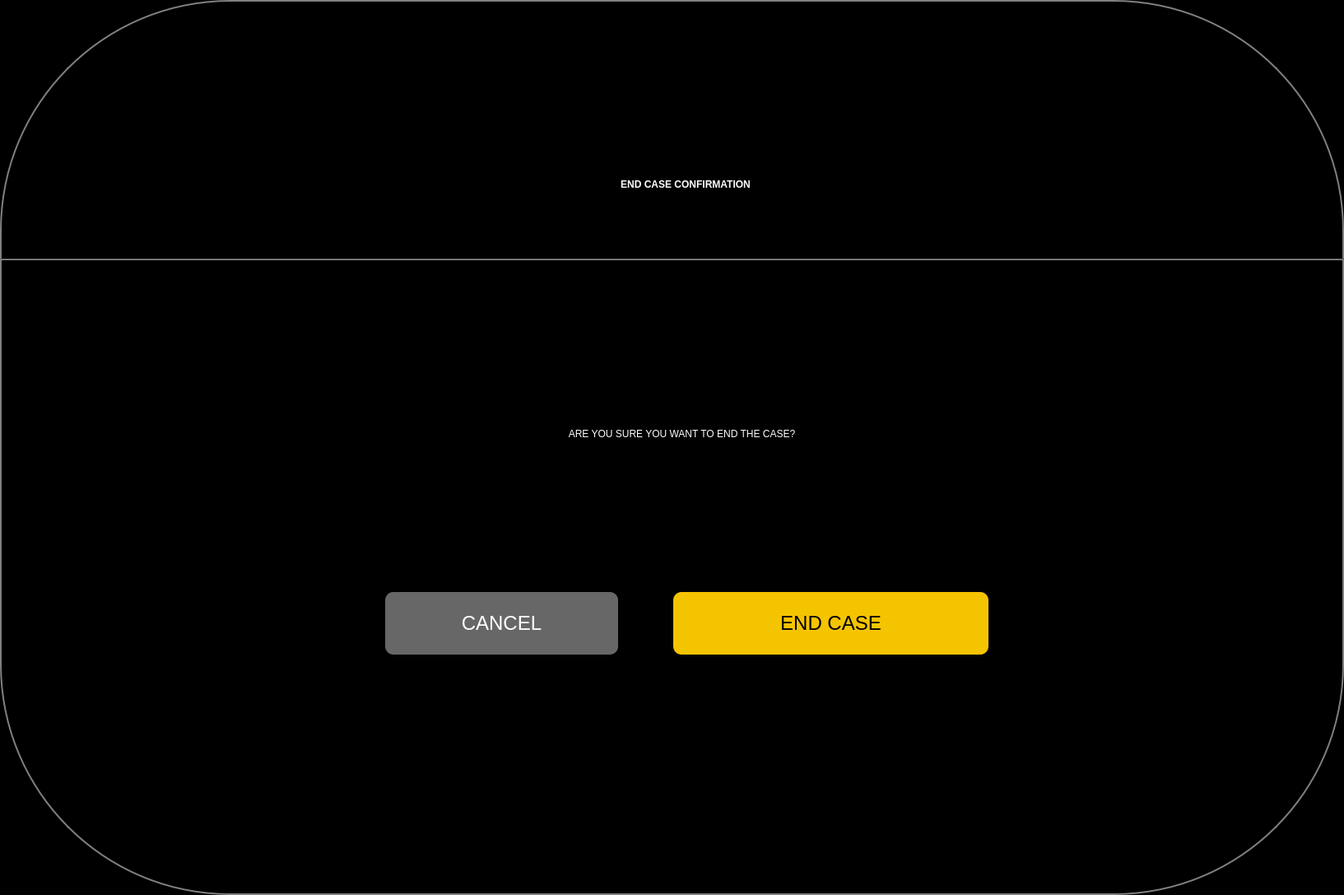
<?xml version="1.0" encoding="UTF-8"?>
<ui version="4.0">
 <class>endCaseDialog</class>
 <widget class="QDialog" name="endCaseDialog">
  <property name="windowModality">
   <enum>Qt::WindowModal</enum>
  </property>
  <property name="geometry">
   <rect>
    <x>0</x>
    <y>0</y>
    <width>1633</width>
    <height>1087</height>
   </rect>
  </property>
  <property name="windowTitle">
   <string>Dialog</string>
  </property>
  <property name="styleSheet">
   <string notr="true">QWidget{
background-color: black;
color: white;
}
QLabel{
font: 22pt &quot;Helvetica Neue&quot;;
}
QPushButton{
font: 18pt;
color: black;
background-color:#676767;
border-radius: 10px;
}
QDialog{
border: 2px solid grey; 
border-radius: 280px;
}
QFrame#frame{
border: 2px solid grey; 
}
QLabel#labelTitle{
font: 36pt &quot;Helvetica Neue&quot;;
font-weight: 600
}
QFrame#frameDone{
background-color:#262626;
border-radius: 10px;
}
QFrame#frameBack{
background-color:#636363;
border-radius: 10px;
}
QLineEdit{
font: 20pt &quot;Helvetica Neue&quot;;
color:white;
background-color: black;
}</string>
  </property>
  <property name="sizeGripEnabled">
   <bool>true</bool>
  </property>
  <property name="modal">
   <bool>true</bool>
  </property>
  <widget class="QLabel" name="labelTitle">
   <property name="geometry">
    <rect>
     <x>126</x>
     <y>157</y>
     <width>1414</width>
     <height>134</height>
    </rect>
   </property>
   <property name="sizePolicy">
    <sizepolicy hsizetype="Fixed" vsizetype="Fixed">
     <horstretch>0</horstretch>
     <verstretch>0</verstretch>
    </sizepolicy>
   </property>
   <property name="text">
    <string>END CASE CONFIRMATION</string>
   </property>
   <property name="alignment">
    <set>Qt::AlignCenter</set>
   </property>
  </widget>
  <widget class="QPushButton" name="pushButtonCancel">
   <property name="geometry">
    <rect>
     <x>468</x>
     <y>719</y>
     <width>283</width>
     <height>76</height>
    </rect>
   </property>
   <property name="sizePolicy">
    <sizepolicy hsizetype="Fixed" vsizetype="Fixed">
     <horstretch>0</horstretch>
     <verstretch>0</verstretch>
    </sizepolicy>
   </property>
   <property name="styleSheet">
    <string notr="true">color: white</string>
   </property>
   <property name="text">
    <string>CANCEL</string>
   </property>
  </widget>
  <widget class="QPushButton" name="pushButtonEndCase">
   <property name="geometry">
    <rect>
     <x>818</x>
     <y>719</y>
     <width>383</width>
     <height>76</height>
    </rect>
   </property>
   <property name="sizePolicy">
    <sizepolicy hsizetype="Fixed" vsizetype="Fixed">
     <horstretch>0</horstretch>
     <verstretch>0</verstretch>
    </sizepolicy>
   </property>
   <property name="accessibleDescription">
    <string/>
   </property>
   <property name="styleSheet">
    <string notr="true">background-color: #F5C400</string>
   </property>
   <property name="text">
    <string>END CASE</string>
   </property>
  </widget>
  <widget class="Line" name="line">
   <property name="geometry">
    <rect>
     <x>0</x>
     <y>314</y>
     <width>1633</width>
     <height>2</height>
    </rect>
   </property>
   <property name="styleSheet">
    <string notr="true">background-color: grey</string>
   </property>
   <property name="orientation">
    <enum>Qt::Horizontal</enum>
   </property>
  </widget>
  <widget class="QLabel" name="labelInfo">
   <property name="geometry">
    <rect>
     <x>98</x>
     <y>485</y>
     <width>1461</width>
     <height>84</height>
    </rect>
   </property>
   <property name="sizePolicy">
    <sizepolicy hsizetype="Fixed" vsizetype="Fixed">
     <horstretch>0</horstretch>
     <verstretch>0</verstretch>
    </sizepolicy>
   </property>
   <property name="text">
    <string>ARE YOU SURE YOU WANT TO END THE CASE?</string>
   </property>
   <property name="alignment">
    <set>Qt::AlignCenter</set>
   </property>
  </widget>
 </widget>
 <resources/>
 <connections>
  <connection>
   <sender>pushButtonEndCase</sender>
   <signal>clicked()</signal>
   <receiver>endCaseDialog</receiver>
   <slot>accept()</slot>
   <hints>
    <hint type="sourcelabel">
     <x>1009</x>
     <y>756</y>
    </hint>
    <hint type="destinationlabel">
     <x>816</x>
     <y>543</y>
    </hint>
   </hints>
  </connection>
  <connection>
   <sender>pushButtonCancel</sender>
   <signal>clicked()</signal>
   <receiver>endCaseDialog</receiver>
   <slot>reject()</slot>
   <hints>
    <hint type="sourcelabel">
     <x>609</x>
     <y>756</y>
    </hint>
    <hint type="destinationlabel">
     <x>816</x>
     <y>543</y>
    </hint>
   </hints>
  </connection>
 </connections>
</ui>
